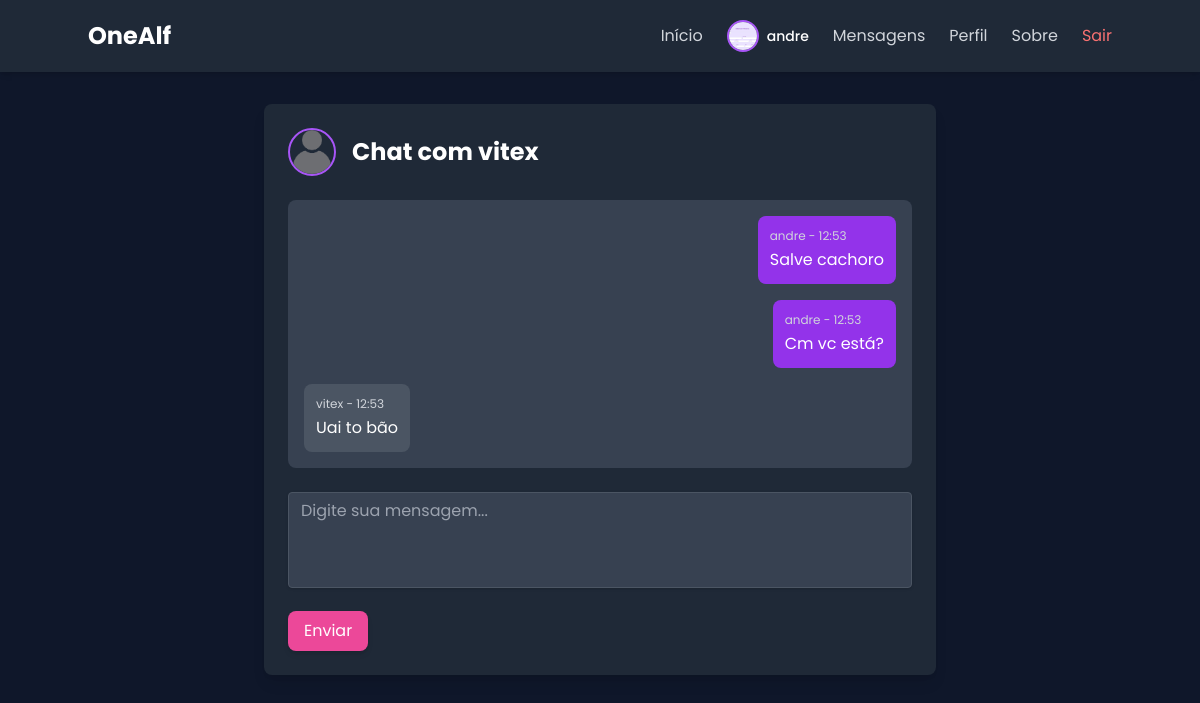
The app's page /chat/vitex/ (signed in) with its own data.
### core/models.py (models this page shows, shortened)
class Perfil(models.Model):
    usuario = models.OneToOneField(User, on_delete=models.CASCADE)
    foto = models.ImageField(upload_to='fotos_perfil/', blank=True, null=True)
    bio = models.TextField(blank=True, null=True)

class Mensagem(models.Model):
    remetente = models.ForeignKey(User, related_name='mensagens_enviadas', on_delete=models.CASCADE)
    destinatario = models.ForeignKey(User, related_name='mensagens_recebidas', on_delete=models.CASCADE)
    conteudo = models.TextField()
    data_envio = models.DateTimeField(auto_now_add=True)
    class Meta:
        ordering = ['data_envio']

### core/views.py (the view)
# urls.py: path('chat/<str:username>/', views.chat_com_usuario, name='chat'),
@login_required
def chat_com_usuario(request, username):
    outro_usuario = get_object_or_404(User, username=username)
    mensagens = Mensagem.objects.filter(
        Q(remetente=request.user, destinatario=outro_usuario) |
        Q(remetente=outro_usuario, destinatario=request.user)
    ).order_by('data_envio')
    if request.method == 'POST':
        form = FormMensagem(request.POST)
        if form.is_valid():
            nova_msg = form.save(commit=False)
            nova_msg.remetente = request.user
            nova_msg.destinatario = outro_usuario
            nova_msg.save()
            return redirect('chat', username=username)
    else:
        form = FormMensagem()
    return render(request, 'chat_detail.html', {
        'mensagens': mensagens,
        'form': form,
        'outro_usuario': outro_usuario
    })

### core/forms.py
class FormMensagem(forms.ModelForm):
    class Meta:
        model = Mensagem
        fields = ['conteudo']
        widgets = {
            'conteudo': forms.Textarea(attrs={'rows': 2, 'placeholder': 'Digite sua mensagem...'}),
        }

### core/templates/chat_detail.html (shortened to what this page needs)
{% extends 'base.html' %}
{% load widget_tweaks %}
{% load static %}
{% block content %}
<div class="max-w-2xl mx-auto mt-8 p-6 bg-gray-800 rounded-lg shadow-lg text-white">
    <div class="flex items-center mb-6">
        <img src="{% static 'img/default-user.png' %}" alt="Foto de perfil" class="w-12 h-12 rounded-full object-cover border-2 border-purple-500 mr-4">
        <h2 class="text-2xl font-bold">Chat com {{ outro_usuario.username }}</h2>
    </div>
    <div class="bg-gray-700 p-4 rounded-lg mb-4 max-h-96 overflow-y-auto space-y-4">
        {% for msg in mensagens %}
            <div class="flex {% if msg.remetente == user %}justify-end{% else %}justify-start{% endif %}">
                <div class="{% if msg.remetente == user %}bg-purple-600{% else %}bg-gray-600{% endif %} p-3 rounded-lg max-w-xs">
                    <p class="text-xs text-gray-300 mb-1">{{ msg.remetente.username }} - {{ msg.data_envio|date:"H:i" }}</p>
                    <p class="text-base">{{ msg.conteudo }}</p>
                </div>
            </div>
        {% empty %}
            <p class="text-gray-400 text-center">Nenhuma mensagem. Comece a conversar!</p>
        {% endfor %}
    </div>
    <form method="POST" class="mt-6 space-y-4">
        <div class="mb-4">
            {{ form.conteudo|add_class:"shadow appearance-none border rounded w-full py-2 px-3 text-gray-700 leading-tight focus:outline-none focus:shadow-outline bg-gray-700 text-white border-gray-600 h-24 resize-none" }}
        </div>
        <button type="submit" class="bg-pink-500 hover:bg-pink-600 text-white py-2 px-4 rounded-lg shadow-md transition duration-300">
            Enviar
        </button>
    </form>
</div>
{% endblock %}}

### templates/navbar.html (shortened to what this page needs)
{% load static %}
<nav class="bg-gray-800 p-4 shadow-md">
    <div class="container mx-auto flex justify-between items-center">
        <a href="{% url 'home' %}" class="text-2xl font-bold text-white">OneAlf</a>
        <div class="hidden md:flex items-center space-x-6">
        <a href="{% url 'home' %}" class="text-gray-300 hover:text-white transition duration-300">Início</a>
        {% if user.is_authenticated %}
            <div class="flex items-center space-x-2">
                {% if user.perfil.foto %}
                    <img src="{{ user.perfil.foto.url }}" alt="Perfil" class="w-8 h-8 rounded-full object-cover border-2 border-purple-500">
                {% else %}
                    <img src="{% static 'img/default-user.png' %}" alt="Perfil" class="w-8 h-8 rounded-full object-cover border-2 border-purple-500">
                {% endif %}
                <span class="text-white text-sm font-medium">{{ user.username }}</span>
            </div>
            <a href="{% url 'lista_usuarios' %}" class="text-gray-300 hover:text-white transition duration-300">Mensagens</a>
            <a href="{% url 'perfil' request.user.username %}" class="text-gray-300 hover:text-white transition duration-300">Perfil</a>
            <a href="{% url 'sobre' %}" class="block text-gray-300 hover:text-white transition duration-300 py-2">Sobre</a>
            <form method="POST" action="{% url 'logout' %}" class="inline">
                <button type="submit" class="text-red-400 hover:text-red-500 transition duration-300">Sair</button>
            </form>
        {% else %}
            <a href="{% url 'login' %}" class="text-gray-300 hover:text-white transition duration-300">Entrar</a>
            <a href="{% url 'register' %}" class="text-gray-300 hover:text-white transition duration-300">Registrar</a>
        {% endif %}
        </div>
    </div>
</nav>

### static/css/style.css (style rules this page uses)
body { font-family: 'Poppins', sans-serif; background-color: #0f172a; color: #e2e8f0; }

### records on screen
Mensagem: remetente.username "andre", data_envio "12:53", conteudo "Salve cachoro"
Mensagem: remetente.username "andre", data_envio "12:53", conteudo "Cm vc está?"
Mensagem: remetente.username "vitex", data_envio "12:53", conteudo "Uai to bão"

### other values on screen
{{ user.username }} "andre"
{{ outro_usuario.username }} "vitex"
